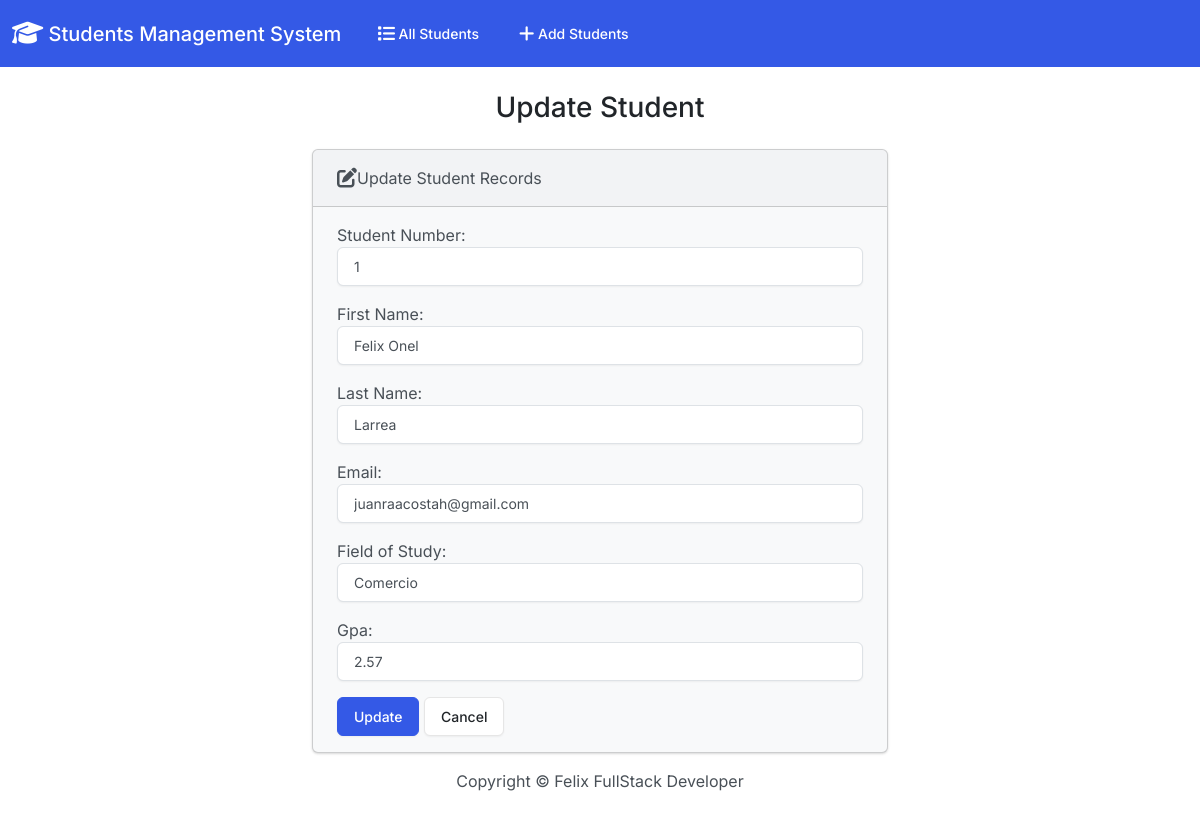
Screenshot of /edit/1 with the database file from the repository.
### students/models.py (models this page shows, shortened)
class Student(models.Model):
    students_number = models.PositiveIntegerField()
    first_name = models.CharField(max_length=50)
    last_name = models.CharField(max_length=50)
    email = models.EmailField(max_length=100)
    field_of_study = models.CharField(max_length=50)
    gpa = models.FloatField()

### students/views.py (the view)
# urls.py: path('edit/<int:id>', views.edit, name='edit'),
def edit(request, id):
    if request.method == 'POST':
        student = Student.objects.get(pk = id)
        form = StudentForm(request.POST, instance=student)
        if form.is_valid():
            form.save()
            return render(request, 'students/edit.html',{
                'form': form,
                'success': True
                })
    else:
        student = Student.objects.get(pk=id)
        form = StudentForm(instance=student)
    return render(request, 'students/edit.html',{
        'form': form
    })

### students/forms.py
class StudentForm(forms.ModelForm):
    class Meta:
        model = Student
        fields = ['students_number', 'first_name', 'last_name', 'email', 'field_of_study', 'gpa']
        labels = {
            'students_number': 'Student Number',
            'first_name': 'First Name',
            'last_name': 'Last Name',
            'email': 'Email',
            'field_of_study': 'Field of Study',
            'gpa': 'Gpa',
        }
        widgets ={
            'students_number': forms.NumberInput(attrs={'class': 'form-control'}),
            'first_name': forms.TextInput(attrs={'class': 'form-control'}),
            'last_name': forms.TextInput(attrs={'class': 'form-control'}),
            'email': forms.EmailInput(attrs={'class': 'form-control'}),
            'field_of_study': forms.TextInput(attrs={'class': 'form-control'}),
            'gpa': forms.NumberInput(attrs={'class': 'form-control'}),
        }

### students/templates/students/edit.html (shortened to what this page needs)
{% extends 'students/base.html' %}
{% block body %}
    <h3 class="text-center m-4">Update Student</h3>
    {% if success %}
        <div class="alert alert-success" role="alert">The student update successfully. </div>
        <a href="{% url 'index' %}" class="alert-link">Go to Home Page.</a>
    {% else %}
    <div class="row justify-content-center">
        <div class="col-6">
            <div class="card bg-light mb-3" >
                <div class="card-header">
                    <i class="fa-solid fa-pen-to-square fa-lg"></i>Update Student Records
                </div>
                <div class="card-body">
                  <form action="" method="POST">
                    {{ form.as_p }}
                    <button type="submit" class="btn btn-primary">Update</button>
                    <a href="{% url 'index' %}" class="btn btn-secondary">Cancel</a>
                  </form>
                </div>
              </div>
        </div>
    </div>
    {% endif %}
{% endblock body %}

### rows the page displays
Student: students_number "1", first_name "Felix Onel", last_name "Larrea", email "juanraacostah@gmail.com", field_of_study "Comercio", gpa "2.57"
